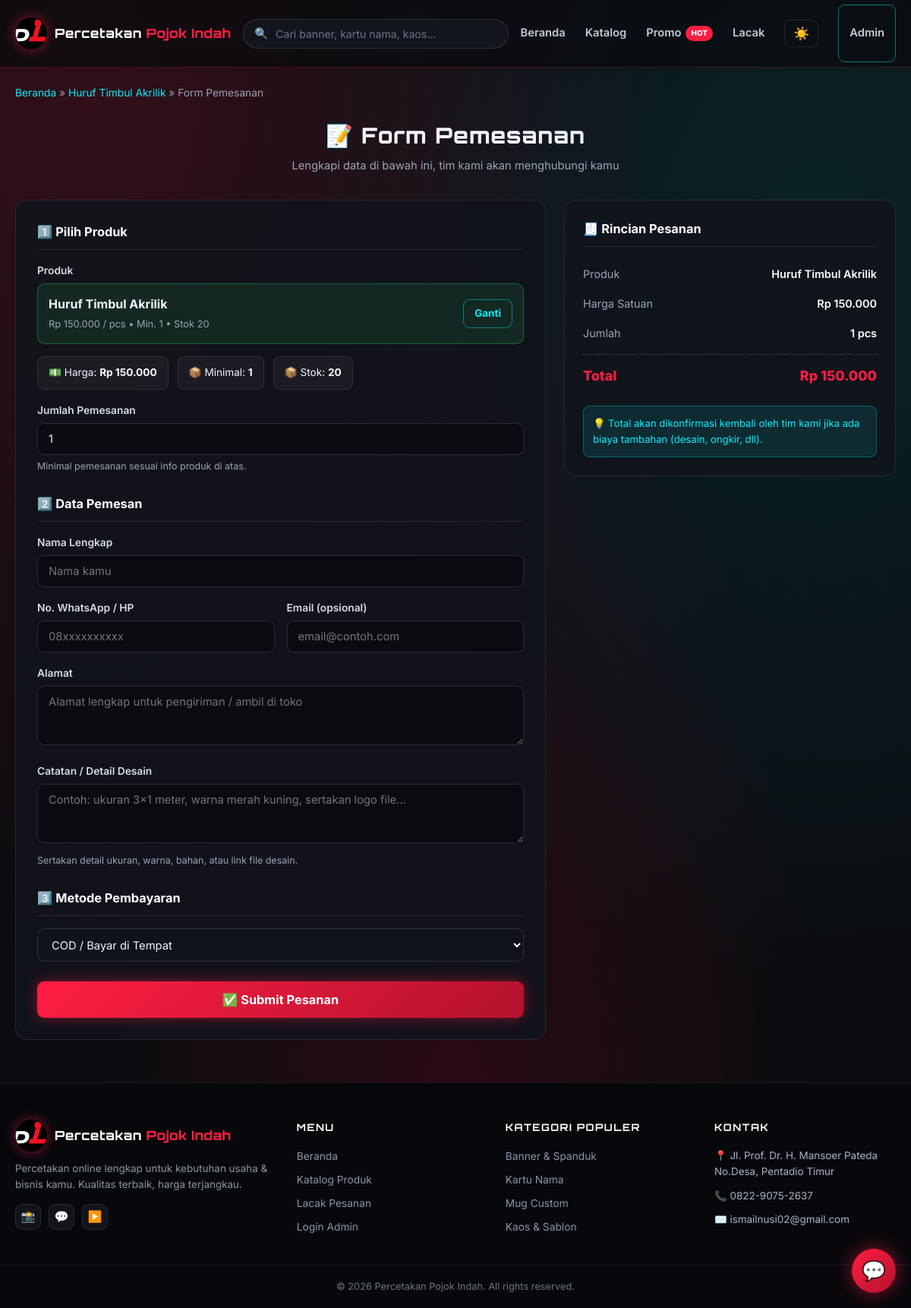
/order.php?produk=25, run on the app's committed database.
### tables this page shows
CREATE TABLE IF NOT EXISTS produk (
    id INT AUTO_INCREMENT PRIMARY KEY,
    id_kategori INT NOT NULL,
    nama_produk VARCHAR(200) NOT NULL,
    deskripsi TEXT,
    harga DECIMAL(12,0) NOT NULL DEFAULT 0,
    satuan VARCHAR(50) DEFAULT 'pcs',
    stok INT DEFAULT 0,
    minimal_order INT DEFAULT 1,
    waktu_pengerjaan VARCHAR(100) DEFAULT '1-2 hari',
    gambar VARCHAR(500) DEFAULT 'default.png',
    is_unggulan TINYINT(1) DEFAULT 0,
    is_aktif TINYINT(1) DEFAULT 1,
    created_at TIMESTAMP DEFAULT CURRENT_TIMESTAMP,
    FOREIGN KEY (id_kategori) REFERENCES kategori(id) ON DELETE CASCADE
);

### config.php (called while the page is built, shortened)
<?php
function db_connect() {
    $conn = new mysqli(DB_HOST, DB_USER, DB_PASS);
    $conn->set_charset('utf8mb4');
    $conn->query("CREATE DATABASE IF NOT EXISTS `" . DB_NAME . "` CHARACTER SET utf8mb4 COLLATE utf8mb4_unicode_ci");
    return $conn;
}
$conn = db_connect();
function rupiah($angka) {
    return 'Rp ' . number_format((float)$angka, 0, ',', '.');
}
function q($sql) {
    global $conn;
    $res = $conn->query($sql);
    return $res;
}
function q_row($sql) {
    $res = q($sql);
    if ($res && $res->num_rows > 0) {
        return $res->fetch_assoc();
    }
    return null;
}
$conn->query("CREATE TABLE IF NOT EXISTS pengaturan (
    kunci VARCHAR(50) NOT NULL PRIMARY KEY,
    nilai TEXT
) ENGINE=InnoDB");
$conn->query("INSERT IGNORE INTO pengaturan (kunci, nilai) VALUES ('tema', 'gelap')");
$conn->query("INSERT IGNORE INTO pengaturan (kunci, nilai) VALUES ('app_url', '')");
$conn->query("INSERT IGNORE INTO pengaturan (kunci, nilai) VALUES ('recovery_q', '')");
$conn->query("INSERT IGNORE INTO pengaturan (kunci, nilai) VALUES ('recovery_a', '')");
function get_setting($kunci, $default = '') {
    global $conn;
    $k = $conn->real_escape_string((string)$kunci);
    $res = $conn->query("SELECT nilai FROM pengaturan WHERE kunci = '$k' LIMIT 1");
    if ($res && $res->num_rows > 0) {
        $row = $res->fetch_assoc();
        return $row['nilai'];
    }
    return $default;
}
$APP_TEMA = get_setting('tema', 'gelap');
?>

### order.php (the view, shortened to what this page needs)
<?php
include 'config.php';
$produk_selected = null;
if (isset($_GET['produk']) && is_numeric($_GET['produk'])) {
    $pid = intval($_GET['produk']);
    $produk_selected = q_row("SELECT * FROM produk WHERE id = $pid AND is_aktif = 1");
}
?>
<!DOCTYPE html>
<html lang="id">
<head>
    <link rel="stylesheet" href="assets/css/style.css?v=<?= filemtime('assets/css/style.css') ?>">
</head>
<body class="<?= $APP_TEMA === 'terang' ? 'terang' : '' ?>">
<header class="site-header">
    <div class="container header-inner">
        <a href="index.php" class="logo">
            <img src="assets/img/logo.svg" alt="Percetakan Pojok Indah" class="logo-img">
            <span class="logo-text">Percetakan <span>Pojok Indah</span></span>
        </a>
        <form method="get" action="index.php" class="header-search">
            <span class="search-icon">🔍</span>
            <input type="text" name="c" placeholder="Cari banner, kartu nama, kaos...">
        </form>
        <nav class="main-nav">
            <a href="index.php">Beranda</a>
            <a href="index.php#katalog">Katalog</a>
            <a href="index.php#promo">Promo<span class="nav-badge-hot">HOT</span></a>
            <a href="track.php">Lacak</a>
            <button type="button" class="theme-toggle theme-icon-only" onclick="toggleTema()" title="Ganti mode gelap / terang"><?= $APP_TEMA === 'terang' ? '🌙' : '☀️' ?></button>
            <a href="admin/" class="btn btn-outline btn-sm">Admin</a>
        </nav>
    </div>
</header>
<main>
    <div class="container">
        <div class="breadcrumb">
            <a href="index.php">Beranda</a> &raquo;
            <a href="product.php?id=<?= $produk_selected['id'] ?? 0 ?>"><?= htmlspecialchars($produk_selected['nama_produk'] ?? 'Produk') ?></a> &raquo;
            <span>Form Pemesanan</span>
        </div>
        <div class="section-head text-center">
            <h2>📝 Form Pemesanan</h2>
            <p>Lengkapi data di bawah ini, tim kami akan menghubungi kamu</p>
        </div>
        <div class="order-layout">
            <form method="post" class="order-form" id="orderForm" action="">
                <div class="form-section">
                    <h4>1️⃣ Pilih Produk</h4>
                    <div class="form-group">
                        <label>Produk</label>
                        <?php if ($produk_selected): ?>
                            <div class="selected-product">
                                <div>
                                    <strong><?= htmlspecialchars($produk_selected['nama_produk']) ?></strong>
                                    <small><?= rupiah($produk_selected['harga']) ?> / <?= htmlspecialchars($produk_selected['satuan']) ?> • Min. <?= $produk_selected['minimal_order'] ?> • Stok <?= $produk_selected['stok'] ?></small>
                                </div>
                                <a href="index.php#katalog" class="btn btn-outline btn-sm">Ganti</a>
                            </div>
                        <?php endif; ?>
                    </div>
                    <div class="form-group" id="infoProduk" style="display:<?= $produk_selected ? 'flex' : 'none' ?>">
                        <div class="info-item">💵 Harga: <strong id="infoHarga"><?= $produk_selected ? rupiah($produk_selected['harga']) : '-' ?></strong></div>
                        <div class="info-item">📦 Minimal: <strong id="infoMin"><?= $produk_selected ? $produk_selected['minimal_order'] : '-' ?></strong></div>
                        <div class="info-item">📦 Stok: <strong id="infoStok"><?= $produk_selected ? $produk_selected['stok'] : '-' ?></strong></div>
                    </div>
                    <div class="form-group">
                        <label for="jumlah">Jumlah Pemesanan</label>
                        <input type="number" name="jumlah" id="jumlah" class="form-control" min="1" value="<?= $produk_selected ? $produk_selected['minimal_order'] : 1 ?>" required>
                        <small class="form-hint">Minimal pemesanan sesuai info produk di atas.</small>
                    </div>
                </div>
                <div class="form-section">
                    <h4>2️⃣ Data Pemesan</h4>
                    <div class="form-group">
                        <label for="nama">Nama Lengkap</label>
                        <input type="text" name="nama" id="nama" class="form-control" placeholder="Nama kamu" value="<?= htmlspecialchars($_POST['nama'] ?? '') ?>" required>
                    </div>
                    <div class="form-row">
                        <div class="form-group">
                            <label for="no_hp">No. WhatsApp / HP</label>
                            <input type="tel" name="no_hp" id="no_hp" class="form-control" placeholder="08xxxxxxxxxx" value="<?= htmlspecialchars($_POST['no_hp'] ?? '') ?>" required>
                        </div>
                        <div class="form-group">
                            <label for="email">Email (opsional)</label>
                            <input type="email" name="email" id="email" class="form-control" placeholder="email@contoh.com" value="<?= htmlspecialchars($_POST['email'] ?? '') ?>">
                        </div>
                    </div>
                    <div class="form-group">
                        <label for="alamat">Alamat</label>
                        <textarea name="alamat" id="alamat" class="form-control" rows="3" placeholder="Alamat lengkap untuk pengiriman / ambil di toko" required><?= htmlspecialchars($_POST['alamat'] ?? '') ?></textarea>
                    </div>
                    <div class="form-group">
                        <label for="catatan">Catatan / Detail Desain</label>
                        <textarea name="catatan" id="catatan" class="form-control" rows="3" placeholder="Contoh: ukuran 3x1 meter, warna merah kuning, sertakan logo file..."><?= htmlspecialchars($_POST['catatan'] ?? '') ?></textarea>
                        <small class="form-hint">Sertakan detail ukuran, warna, bahan, atau link file desain.</small>
                    </div>
                </div>
                <div class="form-section">
                    <h4>3️⃣ Metode Pembayaran</h4>
                    <div class="form-group">
                        <select name="metode" class="form-control" required>
                            <option value="COD">COD / Bayar di Tempat</option>
                        </select>
                    </div>
                </div>
                <button type="submit" class="btn btn-primary btn-lg btn-block">✅ Submit Pesanan</button>
            </form>
            <aside class="order-summary">
                <h4>🧾 Rincian Pesanan</h4>
                <?php if ($produk_selected): ?>
                    <div class="summary-item">
                        <span class="summary-label">Produk</span>
                        <span class="summary-value"><?= htmlspecialchars($produk_selected['nama_produk']) ?></span>
                    </div>
                    <div class="summary-item">
                        <span class="summary-label">Harga Satuan</span>
                        <span class="summary-value"><?= rupiah($produk_selected['harga']) ?></span>
                    </div>
                    <div class="summary-item">
                        <span class="summary-label">Jumlah</span>
                        <span class="summary-value"><span id="sJumlah"><?= $produk_selected['minimal_order'] ?></span> <?= htmlspecialchars($produk_selected['satuan']) ?></span>
                    </div>
                    <div class="summary-item summary-total">
                        <span class="summary-label">Total</span>
                        <span class="summary-value" id="sTotal"><?= rupiah($produk_selected['harga'] * $produk_selected['minimal_order']) ?></span>
                    </div>
                    <div class="summary-note">
                        💡 Total akan dikonfirmasi kembali oleh tim kami jika ada biaya tambahan (desain, ongkir, dll).
                    </div>
                <?php else: ?>
                    <div class="summary-empty">
                        Pilih produk terlebih dahulu untuk melihat rincian.
                    </div>
                <?php endif; ?>
            </aside>
        </div>
    </div>
</main>
<footer class="site-footer" id="kontak">
    <div class="container footer-grid">
        <div class="footer-brand">
            <div class="logo"><img src="assets/img/logo.svg" alt="Percetakan Pojok Indah" class="logo-img"><span class="logo-text">Percetakan <span>Pojok Indah</span></span></div>
            <p style="margin-top:12px">Percetakan online lengkap untuk kebutuhan usaha &amp; bisnis kamu. Kualitas terbaik, harga terjangkau.</p>
            <div class="social-row">
                <a href="#" title="Instagram">📸</a>
                <a href="#" title="WhatsApp">💬</a>
                <a href="#" title="YouTube">▶️</a>
            </div>
        </div>
        <div>
            <h4>Menu</h4>
            <a href="index.php">Beranda</a>
            <a href="index.php#katalog">Katalog Produk</a>
            <a href="track.php">Lacak Pesanan</a>
            <a href="admin/">Login Admin</a>
        </div>
        <div>
            <h4>Kategori Populer</h4>
            <a href="index.php?kat=1">Banner &amp; Spanduk</a>
            <a href="index.php?kat=2">Kartu Nama</a>
            <a href="index.php?kat=6">Mug Custom</a>
            <a href="index.php?kat=5">Kaos &amp; Sablon</a>
        </div>
        <div>
            <h4>Kontak</h4>
            <ul class="footer-contact" style="list-style:none">
                <li>📍 Jl. Prof. Dr. H. Mansoer Pateda No.Desa, Pentadio Timur</li>
                <li>📞 0822-9075-2637</li>
                <li>✉️ ismailnusi02@gmail.com</li>
            </ul>
        </div>
    </div>
    <div class="footer-bottom">
        <div class="container">&copy; <?= date('Y') ?> Percetakan Pojok Indah. All rights reserved.</div>
    </div>
</footer>
<?php include __DIR__ . '/partials/chat_widget.php'; ?>
</body>
</html>

### data on the page
produk: nama_produk "Huruf Timbul Akrilik", harga "Rp 150.000", satuan "pcs", minimal_order "1", stok "20", jumlah "1"
